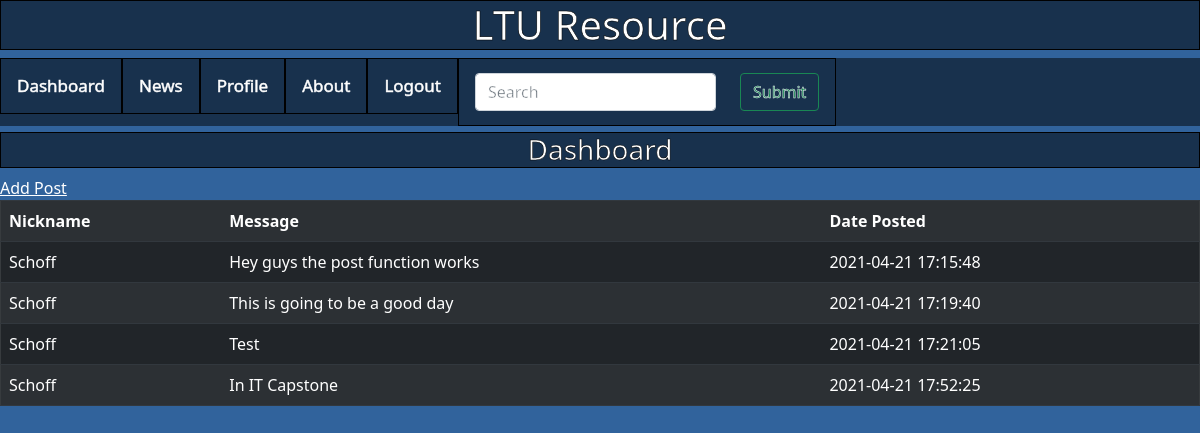
The app's page /Dashboard.php (signed in) with its own data.
### tables this page shows
CREATE TABLE IF NOT EXISTS `post` (
  `postid` int NOT NULL AUTO_INCREMENT,
  `message` varchar(256) NOT NULL,
  `dateposted` datetime NOT NULL DEFAULT CURRENT_TIMESTAMP,
  `file` varchar(32) DEFAULT NULL,
  `userid` int NOT NULL,
  PRIMARY KEY (`postid`),
  KEY `userid` (`userid`)
);

CREATE TABLE IF NOT EXISTS `user` (
  `userid` int NOT NULL AUTO_INCREMENT,
  `nickname` varchar(32) NOT NULL,
  `password` varchar(32) NOT NULL,
  `email` varchar(32) NOT NULL,
  `profilepicture` varchar(32) DEFAULT NULL,
  `bio` varchar(128) DEFAULT NULL,
  `fname` varchar(32) DEFAULT NULL,
  `lname` varchar(32) DEFAULT NULL,
  `dob` date DEFAULT NULL,
  PRIMARY KEY (`userid`)
);

### Dashboard.php (the view, shortened to what this page needs)
<?php
include 'Connection.php';
$sqlget = "SELECT post.message, post.dateposted, user.nickname FROM post LEFT JOIN user ON post.userid = user.userid;";
$sqldata = mysqli_query($conn,$sqlget) or die("Error getting data");
if (isset($_SESSION["user"]) && !empty($_SESSION["user"])){
	echo "<!doctype html>
	<html>
	<head>
	<meta charset='utf-8'>
	<title>Untitled Document</title>
		<link href = 'Dashboard.php'>
		<link href = 'Dashboard.php' rel = 'connection'>
		<link href='//maxcdn.bootstrapcdn.com/bootstrap/4.1.1/css/bootstrap.min.css' rel='stylesheet' id='bootstrap-css'>
		<link href='https://cdn.jsdelivr.net/npm/bootstrap@5.0.0-beta3/dist/css/bootstrap.min.css' rel='stylesheet'>
		<link href = 'Style.css' rel = 'stylesheet'>
	</head>
	<body>
		<h1 class = 'header'> LTU Resource</h1>
		<div class='topnav'>
			<a class='dash' href='Dashboard.php'>Dashboard</a>
			<a class='das' href='News.php'>News</a>
			<a class='dash' href='Profile.html'>Profile</a>
			<a class='dash' href='About.php'>About</a>
			<a class='dash' href='Logout.php'>Logout</a>
			<a style = 'width'>
				<form class='dash' action = 'Search.php'>
					<input class='form-control me-2'  id = 'input' name = 'input' type='text' placeholder='Search' aria-label='Search' style = 'width: 70%; float: left'>
					<input class='btn btn-outline-success' type='submit' style='float: right'>
				</form>
			</a>
		</div>
		<h3 class='title'>Dashboard</h3>
		<a href='NewPost.html' style = 'color: white'>Add Post</a>
	</body>
	</html>";
	}
echo "<table class='table table-dark table-striped'>";
echo "<tr><th>Nickname</th><th>Message</th><th>Date Posted</th></tr>";
while ($row = mysqli_fetch_array($sqldata, MYSQLI_ASSOC)){
	echo "<tr><td>";
	echo $row['nickname'];
	echo "</td><td>";
	echo $row['message'];
	echo "</td><td>";
	echo $row['dateposted'];
	echo "</td></tr>";
}
echo "</table>";
?>

### Style.css (style rules this page uses)
body { background-color: #31639C; width: 100%; height: 100%; }
.header { background-color: rgba(0, 0, 0, 0.5); color: white; text-align: center; border: 1px solid black; -webkit-text-stroke: .5px black; }
h3 { background-color: rgba(0, 0, 0, 0.5); color: white; text-align: left; border: 1px solid black; -webkit-text-stroke: .5px black; }
.topnav { align-items: center; background-color: rgba(0, 0, 0, 0.5); overflow: hidden; display: inline-block; width: 100%; -webkit-text-stroke: .5px white; font-weight: 500; }
.topnav a { float: left; color: white; text-align: center; padding: 14px 16px; text-decoration: none; font-size: 17px; border: 1px solid black }
form { color: white; }
.title { text-align: center; width: auto }
table { border: .75px solid black; background-color: rgba(0, 0, 0, 0.5); color: white; }
th { border-bottom: 1px solid black; }
td { height: 70%; }

### records on screen
post: userid.nickname "Schoff", message "Hey guys the post function works", dateposted "2021-04-21 17:15:48"
post: userid.nickname "Schoff", message "This is going to be a good day", dateposted "2021-04-21 17:19:40"
post: userid.nickname "Schoff", message "Test", dateposted "2021-04-21 17:21:05"
post: userid.nickname "Schoff", message "In IT Capstone", dateposted "2021-04-21 17:52:25"
